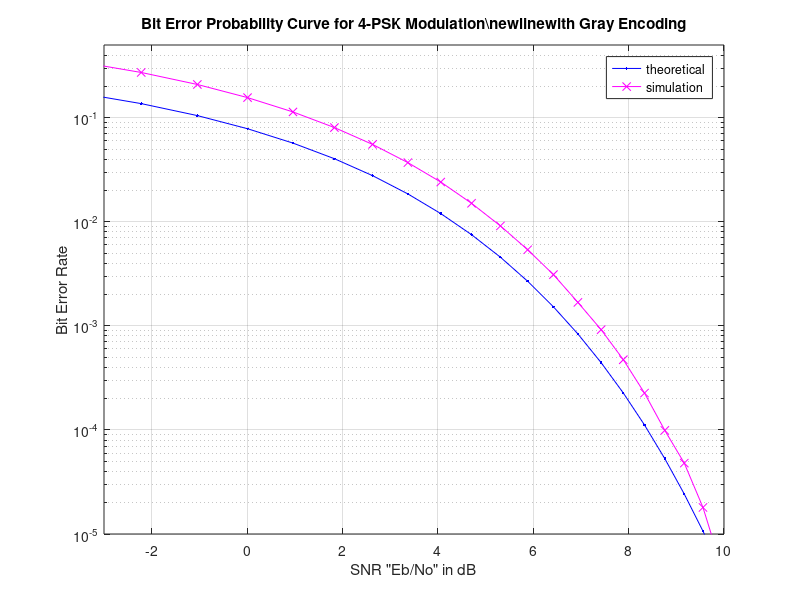

Write MATLAB code to recreate this figure.
clear;

% experiment variables
N = 10^6; % number of symbols
heta = 2; % path loss exponent

% Transmitter

% encode symbols (sequential)
symbols = randi([0 3],[1,N]); % random bits to transmit
bits = de2bi(symbols);
bits = bits.'; % transpose to match theory

%change to gray code
for i =1:length(bits)
    if((bits(1,i) == 1) && (bits(2,i) == 0))
        bits(2,i) = 1;
    elseif((bits(1,i) == 1) && (bits(2,i) == 1)) 
        bits(2,i) = 0;
    end
end

% 4-PSK modulation 00 -> -1; 01 -> j1; 10 -> -j1; 11 -> 1
s = 2*bits(1,:)-1 + 1i*(2*bits(2,:)-1);

% s = s.'
% amplitude (power) in mW
% we will increase this over the given range 
% to see the effects on bit error rate
a_min = 10^(-3);
a_max = 10^1;
A = [a_min:0.1:a_max];
Eb = 10*log(A);

% Noise
N0 = 1;
norm_factor = 1/sqrt(2);
% gaussian noise vector (same size as number of bits transmitted) in watts
n = norm_factor*(normrnd(0,N0,[1,N]) + 1i*normrnd(0,N0,[1,N])); % li = j (matlab prompted this)
SNR = Eb./N0; % range of SNR values to iterate over

num_trials = length(SNR);
nErr = zeros(1,num_trials);
bits_received = zeros(2,N);

for i = 1:num_trials
   % Noise addition
   r = s + 10^(-SNR(i)/(heta*10))*n; % AWG in mW

   % receiver - hard decision decoding
   bits_received(1,:) = real(r)>0;
   bits_received(2,:) = imag(r)>0;

   % counting the errors
   nErr(i) = size(find(bits - bits_received),1);
end

simBer = nErr/N; % simulated BER
EbN0 = 10.^(SNR/10);
theoryBer = qfunc(sqrt(2*EbN0)); % theoretical BER

% plot
close all
figure
semilogy(SNR,theoryBer,'b.-');
hold on
semilogy(SNR,simBer,'mx-');
% hold on
axis([-3 10 10^-5 0.5])
grid on
legend('theoretical', 'simulation');
xlabel('SNR "Eb/No" in dB');
ylabel('Bit Error Rate');
title('Bit Error Probability Curve for 4-PSK Modulation\newlinewith Gray Encoding');